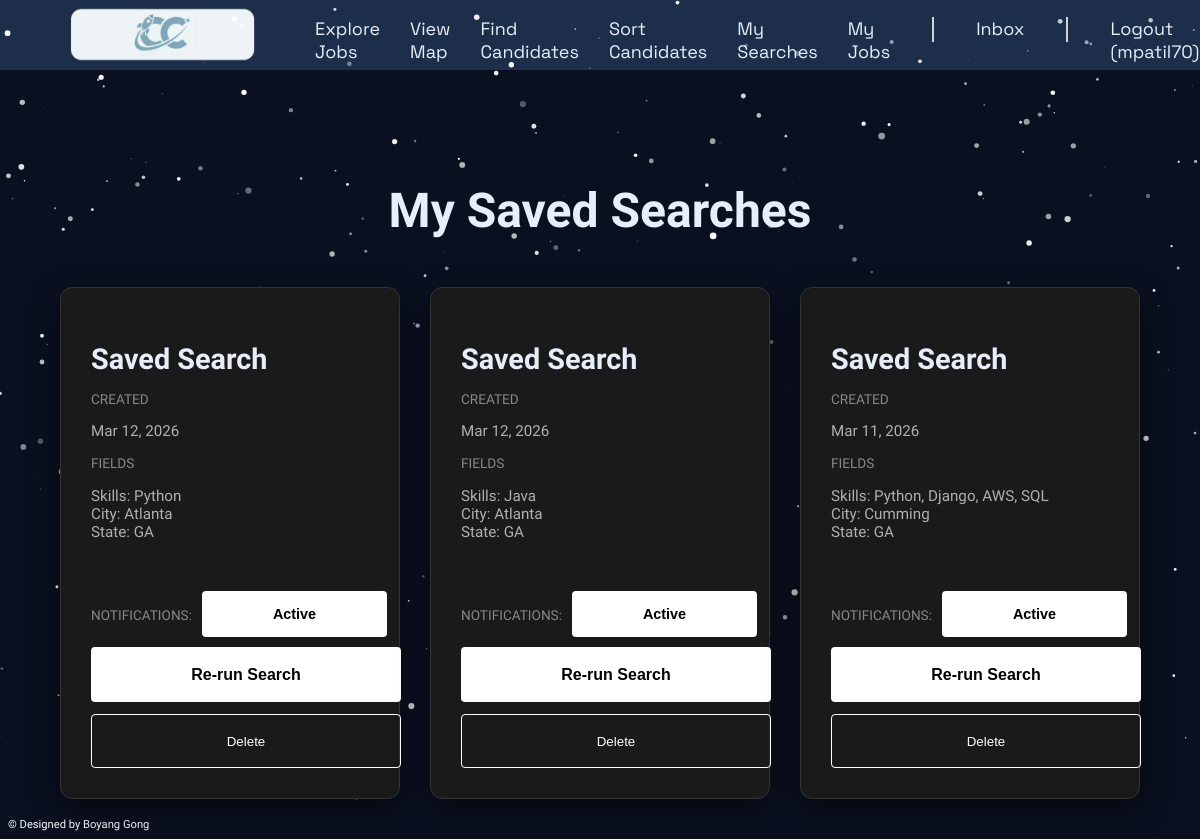
Screenshot of /accounts/my-searches/ (signed in) with the database file from the repository.
### accounts/models.py (models this page shows, shortened)
class SavedSearch(models.Model):
    recruiter = models.ForeignKey(User, on_delete=models.CASCADE)
    skills = models.CharField(max_length=500, blank=True)
    city = models.CharField(max_length=100, blank=True)
    state = models.CharField(max_length=100, blank=True)
    creation_date = models.DateTimeField(auto_now_add=True)
    is_applicable = models.BooleanField(default=True)
    class Meta:
        verbose_name = 'Saved Search'
        verbose_name_plural = 'Saved Searches'

### accounts/views.py (the view)
# urls.py: path('my-searches/', views.search_list, name='my_searches'),
@login_required
def search_list(request):
    if not getattr(request.user.profile, 'is_recruiter', False):
        return HttpResponseForbidden("Only recruiters can search for candidates.")
    searches = SavedSearch.objects.filter(recruiter=request.user).order_by('-creation_date')
    context = {
        'searches': searches
    }
    return render(request, 'accounts/search_list.html', context)

### accounts/templates/accounts/search_list.html (shortened to what this page needs)
{% extends 'base.html' %}
{% load static %}
{% block content %}
<div class="main-scroll-area">
    <div class="jobs-list-wrapper" style="width: 90%; max-width: 1200px; margin: 50px auto;">
        <h1 class="page-title">My Saved Searches</h1>
        {% if searches %}
        <div class="jobs-grid">
            {% for search in searches %}
            <div class="job-portrait-card">
                <div>
                    <h2 style="font-family: 'Sora', serif; font-size: 1.8rem; margin-bottom: 15px;">Saved Search</h2>
                    <p style="color: #888; font-size: 0.85rem;">CREATED</p>
                    <p style="color: #b0b0b0; font-size: 0.95rem;">{{ search.creation_date|date:"M d, Y" }}</p>
                    <p style="color: #888; font-size: 0.85rem; margin-top: 15px;">FIELDS</p>
                    <p style="color: #b0b0b0; font-size: 0.95rem;">
                        {% if search.skills %}Skills: {{ search.skills }}<br>{% endif %}
                        {% if search.city %}City: {{ search.city }}<br>{% endif %}
                        {% if search.state %}State: {{ search.state }}{% endif %}
                    </p>
                </div>
                <div class="mt-4 pt-4 border-top border-secondary">
                    <div style="display: flex; gap: 10px; align-items: center; margin-bottom: 10px;">
                        <p style="color: #888; font-size: 0.85rem; margin-top: 15px;">NOTIFICATIONS:</p>
                        <form method="POST" action="{% url 'applied_search' search.id %}" style="display: inline;">
                            <button type="submit" class="btn-save" style="padding: 5px 15px; font-size: 0.9rem; width: 185px">
                                {% if search.is_applicable %}Active{% else %}Inactive{% endif %}
                            </button>
                        </form>
                    </div>
                    <div style="display: flex; flex-direction: column; gap: 12px; align-items: flex-start;">
                        <a href="{% url 'accounts.search' %}?skills={{ search.skills }}&city={{ search.city }}&state={{ search.state }}"
                        class="btn-save"
                        style="display: flex; align-items: center; justify-content: center; width: 220px; height: 25px; text-decoration: none;">
                            Re-run Search
                        </a>
                        <form method="POST" action="{% url 'delete_search' search.id %}" style="margin: 0;">
                            <button type="submit" class="btn-cancel" style="width: 310px; height: 54px;">
                                Delete
                            </button>
                        </form>
                    </div>
                </div>
            </div>
            {% endfor %}
            </div>
        </div>
        {% endif %}
    </div>
{% endblock %}

### careerconnect/templates/base.html (shortened to what this page needs)
<!DOCTYPE html>
    <html>
    {% load static %}
    <head>
        <link rel="stylesheet" type="text/css" href="{% static 'css/style.css' %}">
    </head>
    <body>
        <nav>
            <a class="logo" href="/">
                <img src="{% static 'img/CCLogo.png' %}" alt="CareerConnect" height="225" />
            </a>
            <ul class="nav-links">
                <li><a href="{% url 'jobs:index' %}">Explore Jobs</a></li>
                {% if user.is_authenticated %}
                    {% if user.profile.is_recruiter %}
                        <li><a href="{% url 'maps.recruiter' %}">View Map</a></li>
                        <li><a href="{% url 'accounts.search' %}">Find Candidates</a></li>
                        <li><a href="{% url 'applications.kanban' %}">Sort Candidates</a></li>
                        <li><a href="{% url 'my_searches' %}">My Searches</a></li>
                        <li><a href="{% url 'jobs:recruiter_jobs' %}">My Jobs</a></li>
                        <div class="nav-divider d-none d-lg-block"></div>
                    {% else %}
                        <li><a href="{% url 'maps.index' %}">View Map</a></li>
                        <li><a href="{% url 'applications.index' %}">My Applications</a></li>
                        <li><a href="{% url 'profile.edit' %}">My Profile</a></li>
                        <div class="nav-divider d-none d-lg-block"></div>
                    {% endif %}
                    <li><a href="{% url 'inbox' %}">Inbox</a></li>
                    <div class="nav-divider d-none d-lg-block"></div>
                    <li><a href="{% url 'accounts.logout' %}">Logout ({{ user.username }})</a></li>
                {% else %}
                <li><a href="{% url 'maps.index' %}">View Map</a></li>
                <div class="nav-divider d-none d-lg-block"></div>
                <li><a href="{% url 'accounts.login' %}">Login</a></li>
                <li><a href="{% url 'accounts.signup' %}">Sign Up</a></li>
                {% endif %}
            </ul>
        </nav>
        {% block content %}
        {% endblock content %}
        <footer class="thin-footer">
            <div class="thin-footer-inner">
                <span>© Designed by Boyang Gong</span>
             </div>
        </footer>
    </body>
    </html>

### careerconnect/static/css/style.css (style rules this page uses)
html { height: 100%; margin: 0; }
body { background-color: #0b1020; overflow: hidden; margin: 0; min-height: 100vh; display: flex; flex-direction: column; height: 100%; }
h1 { color: #e8eef9; font-size: 75px; font-family: 'Sora', 'Times New Roman', serif; }
h1[class] { color: #e8eef9; font-family: 'Sora', 'Times New Roman', serif; }
h2 { color: #e8eef9; font-family: 'Sora', 'Times New Roman', serif; }
p { font-size: 20px; font-family: 'Sora', 'Times New Roman', serif; }
nav { display: flex; justify-content: space-between; width: 100%; align-items: center; padding: 20px 50px; position: fixed; top: 0; left: 0; box-sizing: border-box; height:70px; background-color: #1c2e4a; }
.nav-divider { width: 2px; min-width: 1px; height: 25px; align-self: stretch; background-color: rgb(216, 208, 208); margin: 0 12px; flex-shrink: 0; }
.logo { color: #e8eef9; font-size: 24px; font-weight: bold; text-decoration: none; font-family: 'Space Grotesk', 'Times New Roman', serif; }
.logo img { margin-top: 5px; }
.nav-links { list-style: none; display: flex; gap: 30px; padding-top: 9px; font-family: 'Space Grotesk', 'Times New Roman', serif; }
.nav-links a { color: #e8eef9; text-decoration: none; font-size: 18px; transition: opacity 0.2s; }
.thin-footer { width: 100%; padding: 8px; font-size: 0.7rem; font-family: 'Sora', serif; color: white; margin-top: auto; z-index: 1; align-items: center; }
.thin-footer-inner { display: flex; justify-content: left; }
.main-scroll-area { position: fixed; top: 100px; left: 0; width: 100%; height: calc(100vh - 90px); overflow-y: auto; z-index: 10; display: flex; justify-content: center; align-items: flex-start; scrollbar-width: thin; scrollbar-color: #2b2b2b #050505; }
* { scrollbar-width: thin; scrollbar-color: #2b2b2b #050505; }
.page-title { font-family: 'Georgia', 'Times New Roman', serif; color: #ffffff; font-size: 3rem; text-align: center; margin-bottom: 3rem; }
.btn-save { background-color: white !important; color: black !important; font-family: sans-serif !important; font-weight: bold !important; padding: 15px 45px !important; border: none !important; border-radius: 4px !important; transition: 0.3s; }
.btn-cancel { background-color: transparent !important; color: white !important; font-family: sans-serif !important; padding: 13px 45px !important; border: 1px solid white !important; border-radius: 4px !important; text-decoration: none !important; transition: 0.3s; }
.jobs-grid { display: grid; grid-template-columns: repeat(auto-fill, minmax(300px, 1fr)); gap: 30px; width: 100%; margin-top: 20px; }
.job-portrait-card { background-color: #1a1a1a; border: 1px solid #333; border-radius: 12px; padding: 30px; display: flex; flex-direction: column; justify-content: space-between; min-height: 450px; transition: transform 0.3s ease, border-color 0.3s ease; text-decoration: none; color: white; box-shadow: 0 10px 30px rgba(0, 0, 0, 0.5); }

### rows the page displays
SavedSearch: creation_date "Mar 12, 2026", skills "Python", city "Atlanta", state "GA", is_applicable "Active"
SavedSearch: creation_date "Mar 12, 2026", skills "Java", city "Atlanta", state "GA", is_applicable "Active"
SavedSearch: creation_date "Mar 11, 2026", skills "Python, Django, AWS, SQL", city "Cumming", state "GA", is_applicable "Active"

### other values shown
{{ user.username }} "mpatil70"
